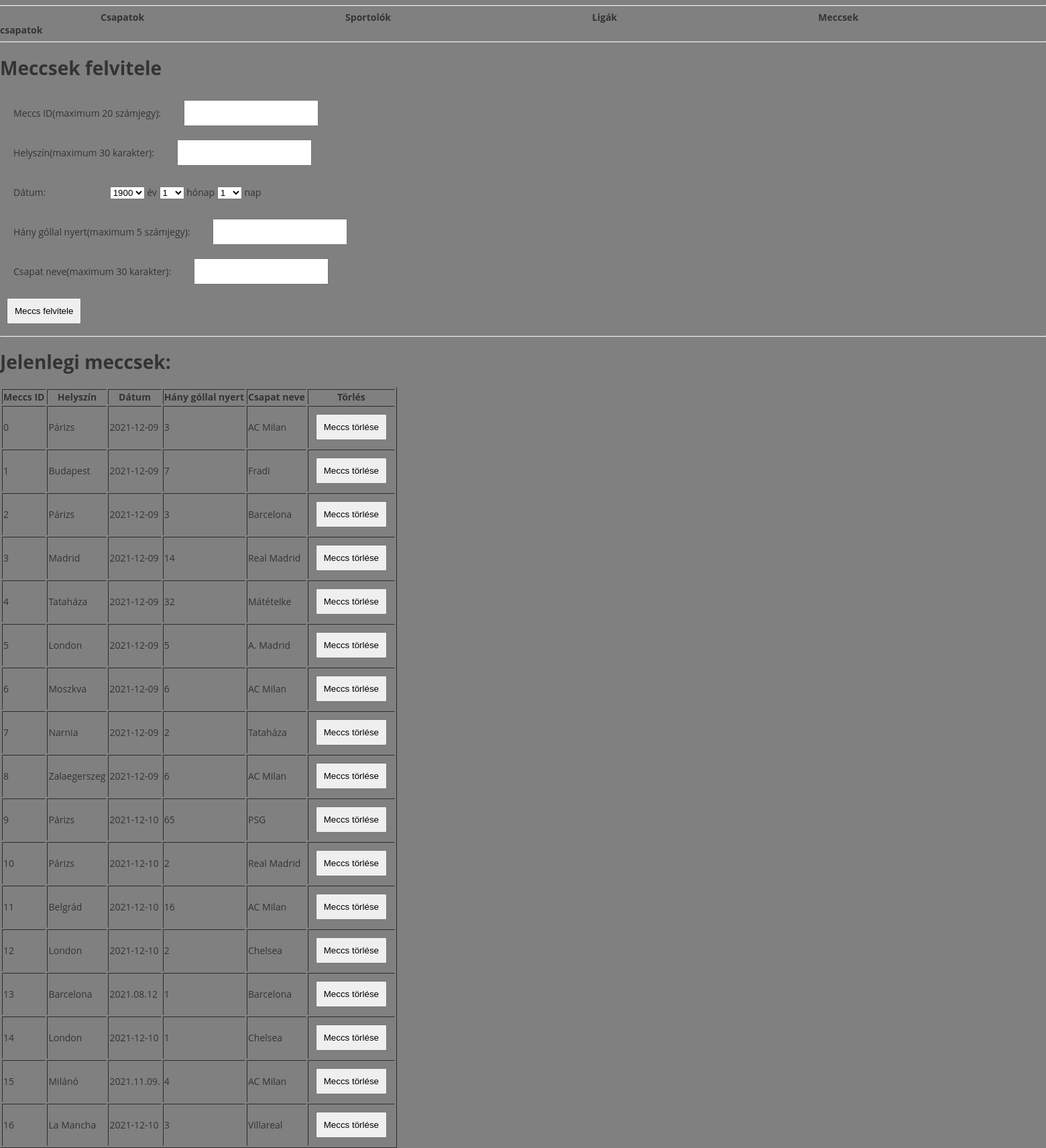
/meccs.php, run on the app's committed database.
### tables this page shows
CREATE TABLE `meccs` (
  `meccsid` int(20) NOT NULL,
  `helyszin` varchar(30) NOT NULL,
  `datum` varchar(30) NOT NULL,
  `mennyivelnyert` int(5) NOT NULL,
  `csnev` varchar(30) DEFAULT NULL
);

### db_fuggvenyek.php (called while the page is built, shortened)
<?php
function csapatsportok_csatlakozas() {
	$conn = mysqli_connect("localhost", "root", "") or die("Csatlakozási hiba");
	mysqli_query($conn, 'SET NAMES UTF-8');
	mysqli_query($conn, 'SET character_set_results=utf8');
	mysqli_set_charset($conn, 'utf8');
	return $conn;
}
function meccslistatLeker() {
	if ( !($conn = csapatsportok_csatlakozas()) ) {
		return false;
	}
	$result = mysqli_query( $conn,"SELECT meccsid, helyszin, datum, mennyivelnyert, csnev FROM MECCS");
	return $result;
}

### meccs.php (the view, shortened to what this page needs)
<?php
include_once('db_fuggvenyek.php');
include_once('menu.php');
?>
<!DOCTYPE HTML>
<HTML>
<HEAD>
	<link rel="stylesheet" href="style.css">
</HEAD>
<BODY>
<hr/>
<?php echo menu();?>
<hr/>
<h1>Meccsek felvitele</h1>
<form method="POST" action="meccsfelvitel.php" accept-charset="utf-8">
<label>Meccs ID(maximum 20 számjegy): </label>
<input type="text" name="meccsid" required />
<br>
<label>Helyszín(maximum 30 karakter): </label>
<input type="text" name="helyszin" required/>
<br>
<label>Dátum: </label>
<select name="datumev" />
	<?php
		for ($i=1900; $i<2022; $i++) {
			echo '<option value="'.$i.'">'.$i.'</option>';
		}
	?>
	</select> év
	<select name="datumhonap" />
	<?php
		for ($i=1; $i<12; $i++) {
			echo '<option value="'.$i.'">'.$i.'</option>';
		}
	?>
	</select> hónap
	<select name="datumnap" />
	<?php
		for ($i=1; $i<31; $i++) {
			echo '<option value="'.$i.'">'.$i.'</option>';
		}
	?>
     </select> nap
<br>
<label>Hány góllal nyert(maximum 5 számjegy): </label>
<input type="text" name="mennyivelnyert" required/>
<br>
<label>Csapat neve(maximum 30 karakter): </label>
<input type="text" name="csnev" required/>
<br>
<input type="submit" value="Meccs felvitele" />
</form>
<hr/>
<h1>Jelenlegi meccsek:</h1>
<table border="1">
<tr>
<th>Meccs ID</th>
<th>Helyszín</th>
<th>Dátum</th>
<th>Hány góllal nyert</th>
<th>Csapat neve </th>
<th>Törlés</th>
</tr>
<?php
	$meccsek = meccslistatLeker();
    while( $egySor = mysqli_fetch_assoc($meccsek) ) {
		echo '<tr>';
		echo '<td>'. $egySor["meccsid"] .'</td>';
		echo '<td>'. $egySor["helyszin"] .'</td>';
		echo '<td>'. $egySor["datum"] .'</td>';
		echo '<td>'. $egySor["mennyivelnyert"] .'</td>';
		echo '<td>'. $egySor["csnev"] .'</td>';
        echo '<td><form method="POST" action="meccstorles.php">
		<input type="hidden" name="toroltmeccs" value="'.$egySor["meccsid"].'" />
		<input type="submit" value="Meccs törlése" />
		</form></td>';
		echo '</tr>';
	}
?>
</table>
</BODY>
</HTML>

### style.css (style rules this page uses)
body { background-color:#808080; color:#333; font: normal 14px "Open Sans", sans-serif; margin:0; }
h1,h2,h3,p,li { text-align:left; }

### meccs.php (style rules this page uses)
label { margin: 10px; padding: 10px; text-align: left; display: inline-block; min-width: 120px; }
input { margin: 10px; padding: 10px; text-align: left; display: inline-flex; vertical-align: bottom; }

### data on the page
meccs: meccsid "0", helyszin "Párizs", datum "2021-12-09", mennyivelnyert "3", csnev "AC Milan"
meccs: meccsid "1", helyszin "Budapest", datum "2021-12-09", mennyivelnyert "7", csnev "Fradi"
meccs: meccsid "2", helyszin "Párizs", datum "2021-12-09", mennyivelnyert "3", csnev "Barcelona"
meccs: meccsid "3", helyszin "Madrid", datum "2021-12-09", mennyivelnyert "14", csnev "Real Madrid"
meccs: meccsid "4", helyszin "Tataháza", datum "2021-12-09", mennyivelnyert "32", csnev "Mátételke"
meccs: meccsid "5", helyszin "London", datum "2021-12-09", mennyivelnyert "5", csnev "A. Madrid"
meccs: meccsid "6", helyszin "Moszkva", datum "2021-12-09", mennyivelnyert "6", csnev "AC Milan"
meccs: meccsid "7", helyszin "Narnia", datum "2021-12-09", mennyivelnyert "2", csnev "Tataháza"
meccs: meccsid "8", helyszin "Zalaegerszeg", datum "2021-12-09", mennyivelnyert "6", csnev "AC Milan"
meccs: meccsid "9", helyszin "Párizs", datum "2021-12-10", mennyivelnyert "65", csnev "PSG"
meccs: meccsid "10", helyszin "Párizs", datum "2021-12-10", mennyivelnyert "2", csnev "Real Madrid"
meccs: meccsid "11", helyszin "Belgrád", datum "2021-12-10", mennyivelnyert "16", csnev "AC Milan"
meccs: meccsid "12", helyszin "London", datum "2021-12-10", mennyivelnyert "2", csnev "Chelsea"
meccs: meccsid "13", helyszin "Barcelona", datum "2021.08.12", mennyivelnyert "1", csnev "Barcelona"
meccs: meccsid "14", helyszin "London", datum "2021-12-10", mennyivelnyert "1", csnev "Chelsea"
meccs: meccsid "15", helyszin "Milánó", datum "2021.11.09.", mennyivelnyert "4", csnev "AC Milan"
meccs: meccsid "16", helyszin "La Mancha", datum "2021-12-10", mennyivelnyert "3", csnev "Villareal"

### other printed values
form field datumev "1900"
form field datumhonap "1"
form field datumnap "1"
